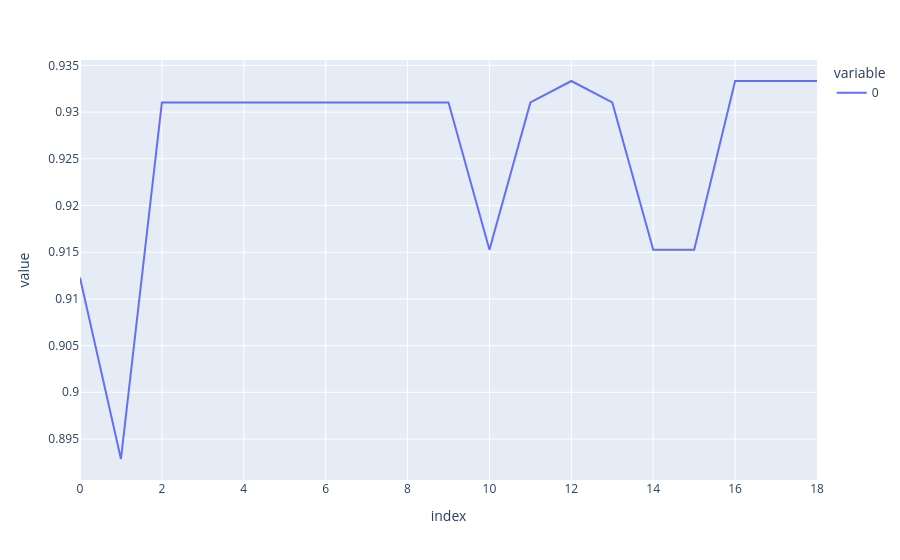

Write notebook code for a chart like this one.
### Code cell
fig = px.line(scores)
fig.show()

### Figure 1 — Plotly figure (JSON) as saved in the notebook; plotly's stock layout.template omitted (floating-point values rounded to 4 significant figures)
{"data": [{"hovertemplate": "variable=0<br>index=%{x}<br>value=%{y}<extra></extra>", "legendgroup": "0", "line": {"color": "#636efa", "dash": "solid"}, "marker": {"symbol": "circle"}, "mode": "lines", "name": "0", "orientation": "v", "showlegend": true, "type": "scatter", "x": [0, 1, 2, 3, 4, 5, 6, 7, 8, 9, 10, 11, 12, 13, 14, 15, 16, 17, 18], "xaxis": "x", "y": [0.9123, 0.8929, 0.931, 0.931, 0.931, 0.931, 0.931, 0.931, 0.931, 0.931, 0.9153, 0.931, 0.9333, 0.931, 0.9153, 0.9153, 0.9333, 0.9333, 0.9333], "yaxis": "y"}], "layout": {"legend": {"title": {"text": "variable"}, "tracegroupgap": 0}, "margin": {"t": 60}, "xaxis": {"anchor": "y", "domain": [0, 1], "title": {"text": "index"}}, "yaxis": {"anchor": "x", "domain": [0, 1], "title": {"text": "value"}}}}
